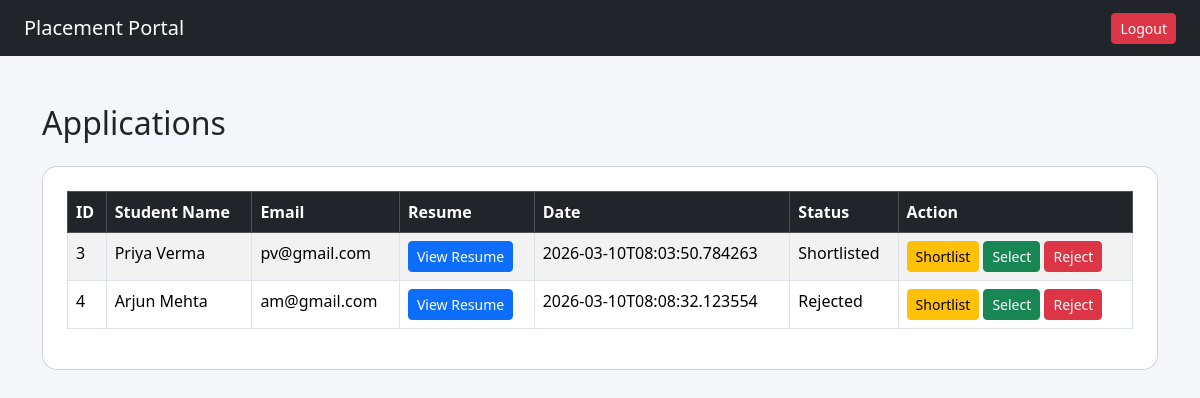
Page /company/applications/4 (signed in) on the committed database.
### tables this page shows
CREATE TABLE application (
            id INTEGER PRIMARY KEY AUTOINCREMENT,
            student_id INTEGER,
            drive_id INTEGER,
            application_date TEXT,
            status TEXT DEFAULT 'Applied',
            UNIQUE(student_id, drive_id),
            FOREIGN KEY(student_id) REFERENCES student(id),
            FOREIGN KEY(drive_id) REFERENCES placement_drive(id)
        );

CREATE TABLE student (
           id INTEGER PRIMARY KEY AUTOINCREMENT,
           name TEXT NOT NULL,
           email TEXT UNIQUE NOT NULL,
           password TEXT NOT NULL,
           phone TEXT,
           resume_path TEXT,
           is_active INTEGER DEFAULT 1,
           created_at TEXT
        );

### app.py (the view)
@app.route('/company/applications/<int:drive_id>')
def company_applications(drive_id):
    if session.get('role') != 'company':
        return redirect('/')
    conn = get_connection()
    cursor = conn.cursor()
    cursor.execute("""
        SELECT
            a.id,
            s.name,
            s.email,
            s.resume_path,
            a.application_date,
            a.status
        FROM application a
        JOIN student s ON a.student_id = s.id
        WHERE a.drive_id = ?
    """, (drive_id,))
    applications = cursor.fetchall()
    conn.close()
    return render_template("company/applications.html", applications=applications)

### database.py (called while the page is built)
def get_connection():
    conn = sqlite3.connect(DB_NAME)
    conn.row_factory = sqlite3.Row
    return conn

### templates/company/applications.html
{% extends "base.html" %}
{% block content %}
<h2 class="mb-4">Applications</h2>
<div class="card p-4">
<table class="table table-bordered table-striped">
<thead class="table-dark">
<tr>
<th>ID</th>
<th>Student Name</th>
<th>Email</th>
<th>Resume</th>
<th>Date</th>
<th>Status</th>
<th>Action</th>
</tr>
</thead>
<tbody>
{% for app in applications %}
<tr>
<td>{{ app[0] }}</td>
<td>{{ app[1] }}</td>
<td>{{ app[2] }}</td>
<td>
{% if app[3] %}
<a class="btn btn-sm btn-primary"
   href="{{ url_for('static', filename=app[3].replace('static/', '')) }}"
   target="_blank">
View Resume
</a>
{% else %}
<span class="text-muted">—</span>
{% endif %}
</td>
<td>{{ app[4] }}</td>
<td>{{ app[5] }}</td>
<td>
<a href="/company/update-application/{{ app[0] }}/Shortlisted"
class="btn btn-warning btn-sm">
Shortlist
</a>
<a href="/company/update-application/{{ app[0] }}/Selected"
class="btn btn-success btn-sm">
Select
</a>
<a href="/company/update-application/{{ app[0] }}/Rejected"
class="btn btn-danger btn-sm">
Reject
</a>
</td>
</tr>
{% endfor %}
</tbody>
</table>
</div>
{% endblock %}

### static/style.css (style rules this page uses)
body { background-color: #f4f6f9; }
.card { border-radius: 15px; }

### rows in the picture
application: id "3", name "Priya Verma", email "pv@gmail.com", application_date "2026-03-10T08:03:50.784263", status "Shortlisted"
application: id "4", name "Arjun Mehta", email "am@gmail.com", application_date "2026-03-10T08:08:32.123554", status "Rejected"
